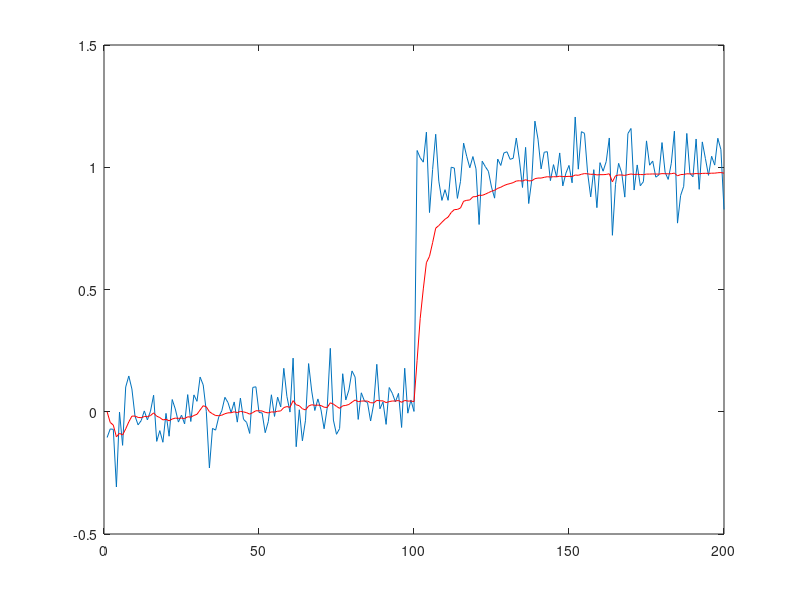
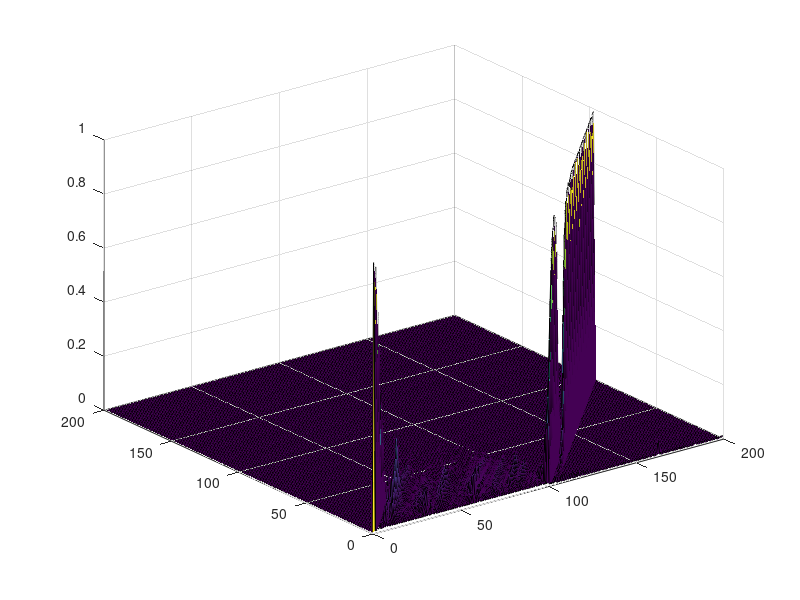

These figures' MATLAB source, in order:
%main_BOCPD 
%bayesian changepoint detection

close all;
clear all;


%generate data
ind = 200;
t = 1:ind;
x = [ones(1,ind/2)*0, ones(1,ind/2)];
x = x + randn(size(x))/10;
figure(1)
plot(t,x)



%initialize algorithm
mu_prior = 0;
var_prior = 1/100;
P_r = zeros(ind,ind); %probability of run length r. rows are runlength, column is time index
mu_stack = P_r;
var_stack = P_r;
P_rgx = P_r;
P_r(1,1) = 1;
P_rgx(1,1) = 1;
hazard = 100^-1; %0.001 is best


%compute mu_stack and sigma_stack before
for i = 2:ind
    i
    for j = 1:i
        mu_stack(j,i) = mean(x(i-j+1:i))*(length(x(i-j+1:i))-1)/length(x(i-j+1:i)) + 1*0;
        var_stack(j,i) = var(x(i-j+1:i))*(length(x(i-j+1:i))-1)/length(x(i-j+1:i)) + 1/length(x(i-j+1:i))*1/100;
    end
end
mu_stack(1,:) = mu_prior;
var_stack(1,:) = var_prior;

for i = 2:length(x)
   %observe data
   x0 = x(i);
   
   %eval predictive prob
   for r = i:-1:1
       %pi_t(r) = probabiity of x0 given parameters  
       pi_t(r) = normpdf(x0,mu_stack(r,i),var_stack(r,i)^0.5);
   end
   
   %growth probabilities
   for r = i:-1:2
      P_r(r,i) = P_r(r-1,i-1)*pi_t(r)*(1-hazard); 
   end
   %changepoint probabilities
   for r = i:-1:1
      P_r(1,i) = P_r(1,i) + P_r(r,i-1)*pi_t(r)*(hazard); 
   end
   
   %evidence
   evidence = sum(P_r(:,i));
   
   %posterior run length dist
   P_rgx(:,i) = P_r(:,i)/evidence;
   
   %posterior parameters
   %mu_stack(:,i) = mu_stack(:,i-1);
   %mu_stack(i,i) = mu_stack(i-1,i)*(i-1)/i + 1/i*x0 ;
   %sigma_stack(i,i) = sigma_stack(i-1,i)*(i-1)/i + 
  
   %prediction
   mu_predict(i) = sum(P_rgx(:,i).*mu_stack(:,i));
    
end
%%
%plot
%[XX YY] = meshgrid(1:100);
%X = XX(:);
%Y = YY(:);
%Z = P_rgx(:);
figure(2)
surf(P_rgx(1:200,1:200))
figure(1)
hold on
plot(mu_predict,'r');
%contour(P_rgx,100)
return;
%%
figure(2)
for i = 1:length(X)
    plot(X(i),Y(i), 'ok','markerfacecolor',[1 1 1]*(1-Z(i)))
    hold on
end


